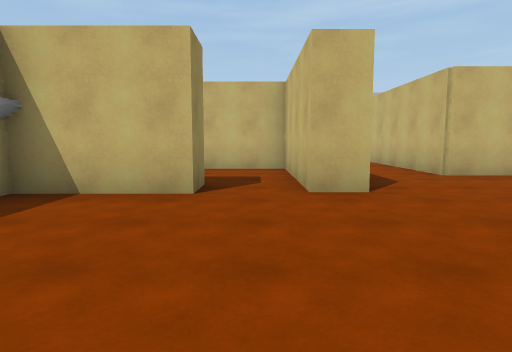
View 1 (above)

16 first-person views from a walk through a 3-D level made in the Unity game engine. The camera is 1.3 m above the floor, tilts 6° down and sees 75° across. The floor is counted in squares, 2 m on a side. Each view is taken from the middle of a square. On the plan, view 1 faces up. The plan holds only what a view shows up to about 10 squares ahead; the rest is blank. The place goes on beyond the plan. The player character is not drawn. Some animated figures are not drawn. Surface patterns are stand-ins for the level's own textures.

View 2
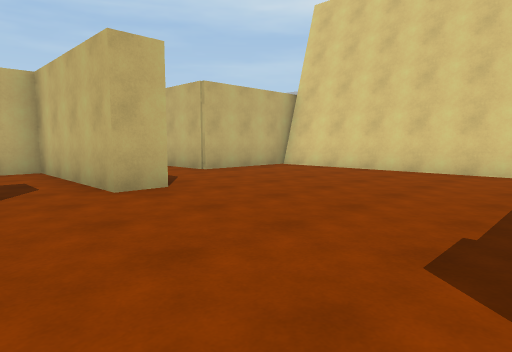

View 3
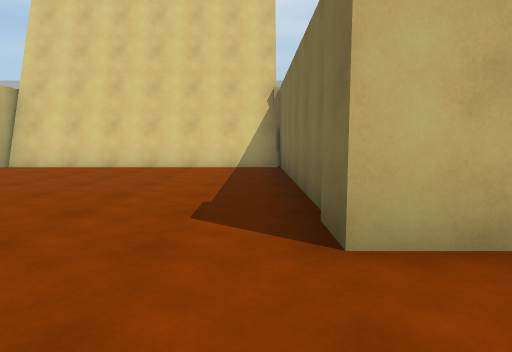

View 4
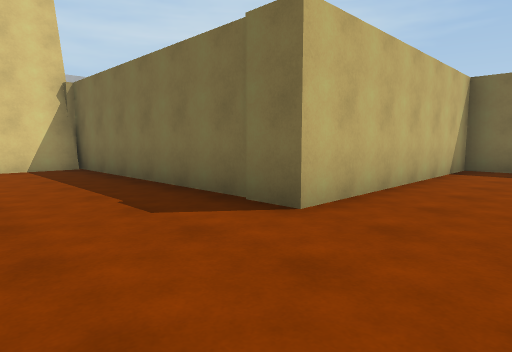

View 5
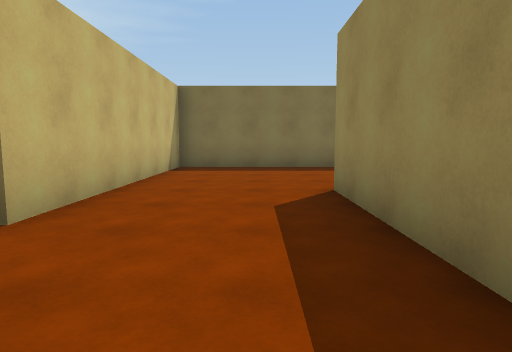

View 6
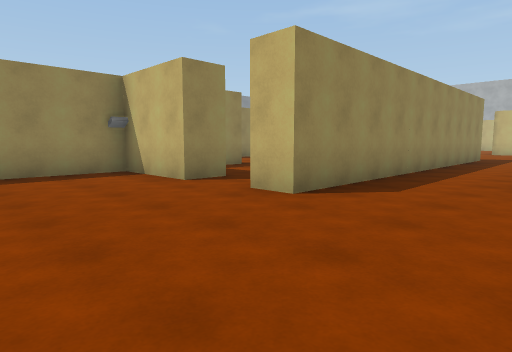

View 7
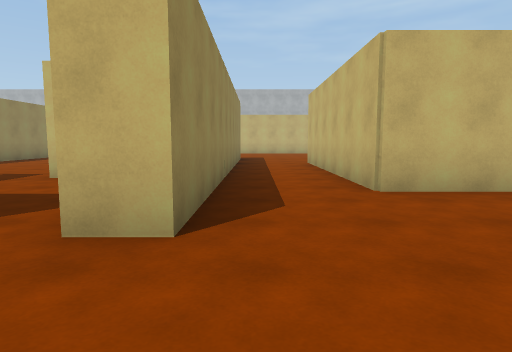

View 8
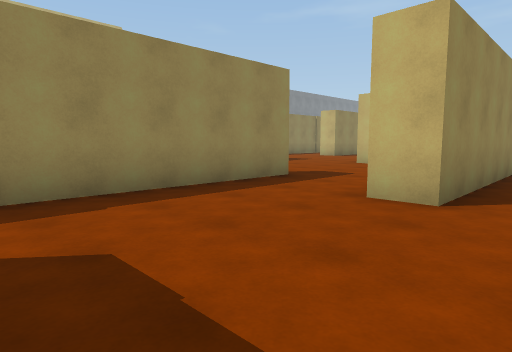

View 9
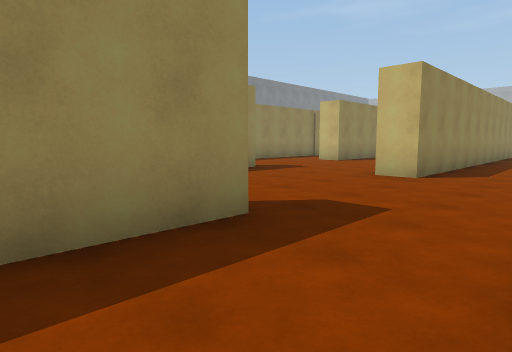

View 10
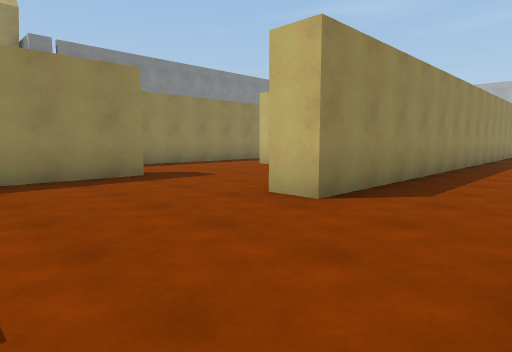

View 11
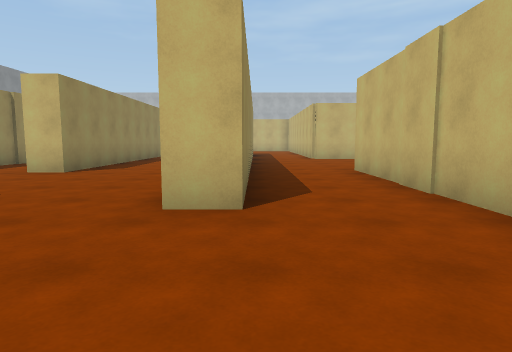

View 12
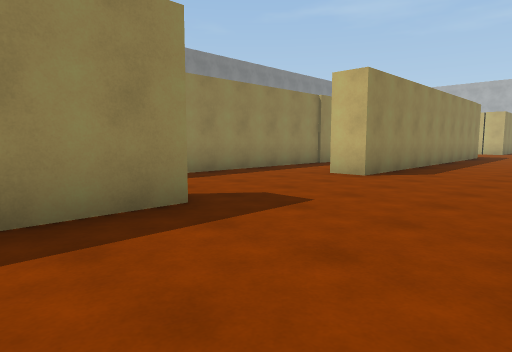

View 13
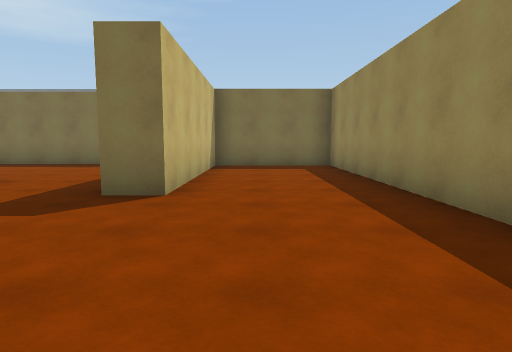

View 14
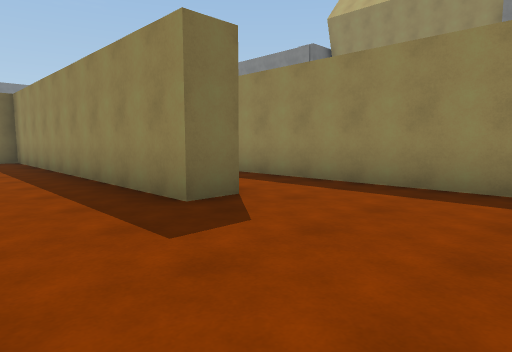

View 15
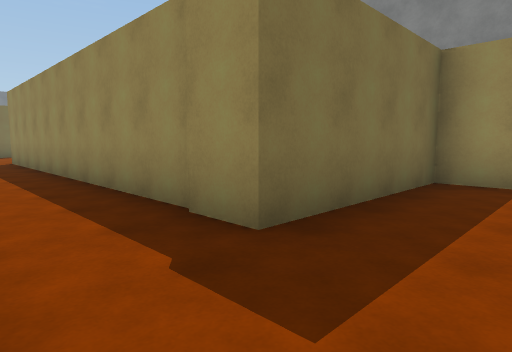

View 16
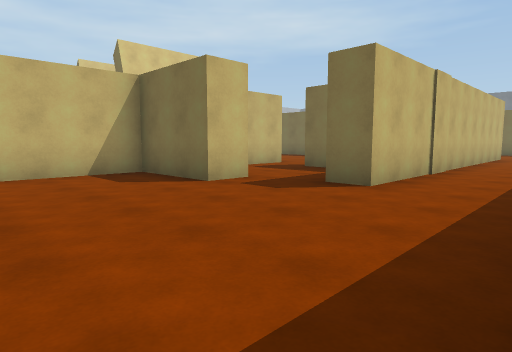

### Floor plan
Points are (right, up) in squares from view 1. A wall is a line through its corners. A room is listed if a view was taken in it or the views show most of it. See-through windows are left out.
Room 1 (views 1, 2, 3, 4, 5, 6, 7)
walls: (-0.8, 5) (-0.8, 4.2) (-3, 4.2) (-3, -2.4); (-0.1, -2.5) (-0.1, -0.6) (6.5, -0.6) (6.5, 6.2) (3.6, 6.2) (3.6, 12); (1.4, 12.5) (1.4, 4.2) (0.7, 4.2) (0.7, 5.4)
ways out: opening at (-1.5, -1.5) to room 2; opening at (0, 5) to room 4
Room 2 (views 8, 9, 10, 11, 12, 13, 16)
walls: (-3.8, 0) (-3.8, 7.5) (-3, 7.5) (-3, 6.9); (-10, 3) (-10, -5.9) (-6.9, -5.9) (-6.9, -0.9) (-6.1, -0.9) (-6.1, -5.5); (-3, -2.4) (-3.9, -2.4); (-1.6, 7.8) (-1.6, 8.7) (0.7, 8.7) (0.7, 11.2); (-6.1, 12.1) (-6.1, 3.1) (-7, 3.1); (-4, -6.4) (-0.1, -6.4) (-0.1, -2.5)
ways out: opening at (-1.5, -1.5) to room 1; opening at (-8.5, 2.5) to room 3; opening at (-1, 6.5) to room 4; opening at (-5.5, -6.5)
Room 3 (views 14, 15)
walls: (-10, 12.2) (-10, 6.9) (-10.8, 6.9); (-10.8, 3) (-10, 3); (-16.5, 10.3) (-12.8, 10.3) (-12.8, 0.4)
ways out: opening at (-8.5, 2.5) to room 2; opening at (-11.5, 1.5)
Room 4 (no view inside)
walls: (-1.5, 5) (-0.8, 5); (0.7, 5.4) (0.7, 7.8) (-1.6, 7.8)
ways out: opening at (0, 5) to room 1; opening at (-1, 6.5) to room 2

Positions as (right, up) in squares from view 1, and headings:
1: (0, 0), facing up
2: (-1, 0), facing up-right
3: (-2, 0), facing right
4: (-2, 2), facing down-right
5: (-2, 2), facing down
6: (4, 1), facing up-left
7: (2, 2), facing up
8: (-2, -6), facing up-left
9: (-4, -3), facing up-left
10: (-4, 0), facing up-left
11: (-6, 0), facing up
12: (-7, 1), facing up-left
13: (-8, 3), facing down
14: (-8, 6), facing down-left
15: (-11, 12), facing down-left
16: (-6, 12), facing down-right
